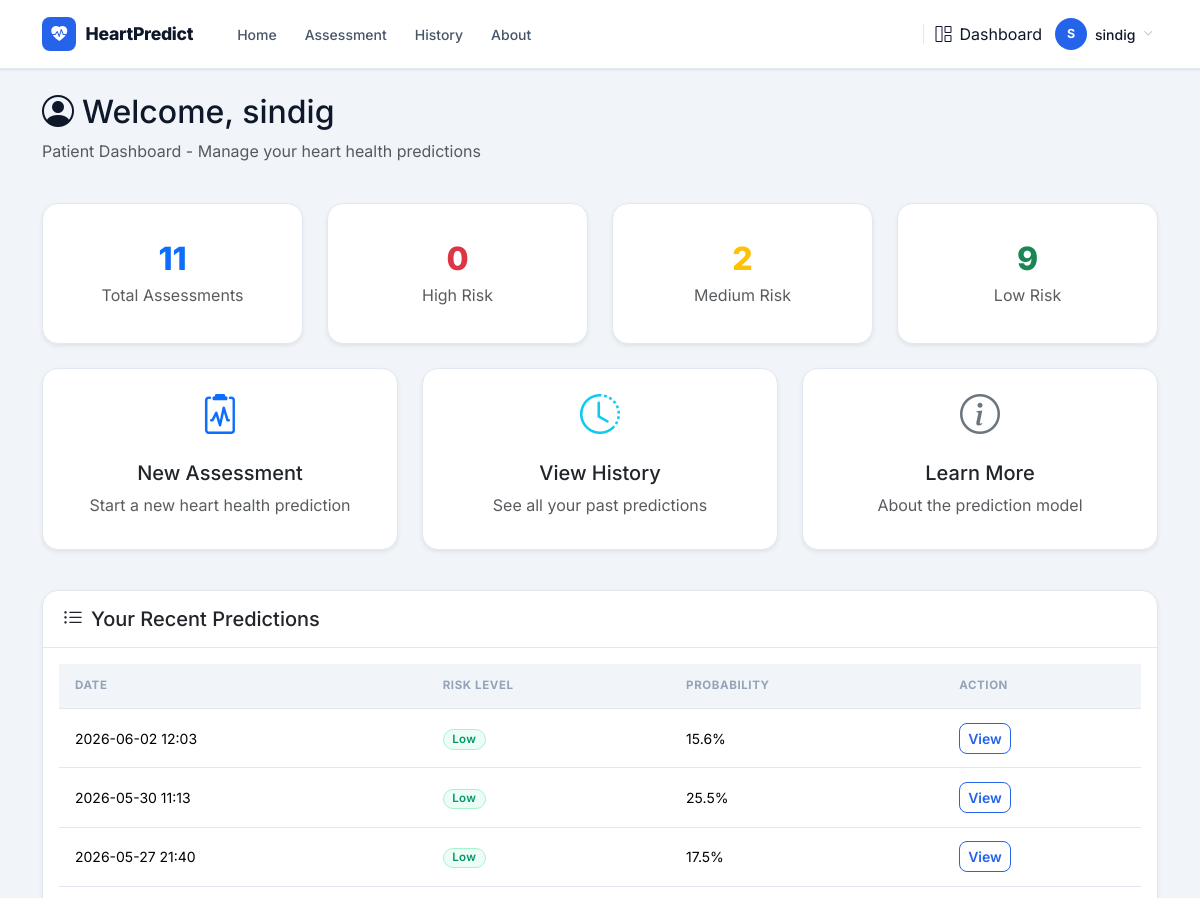
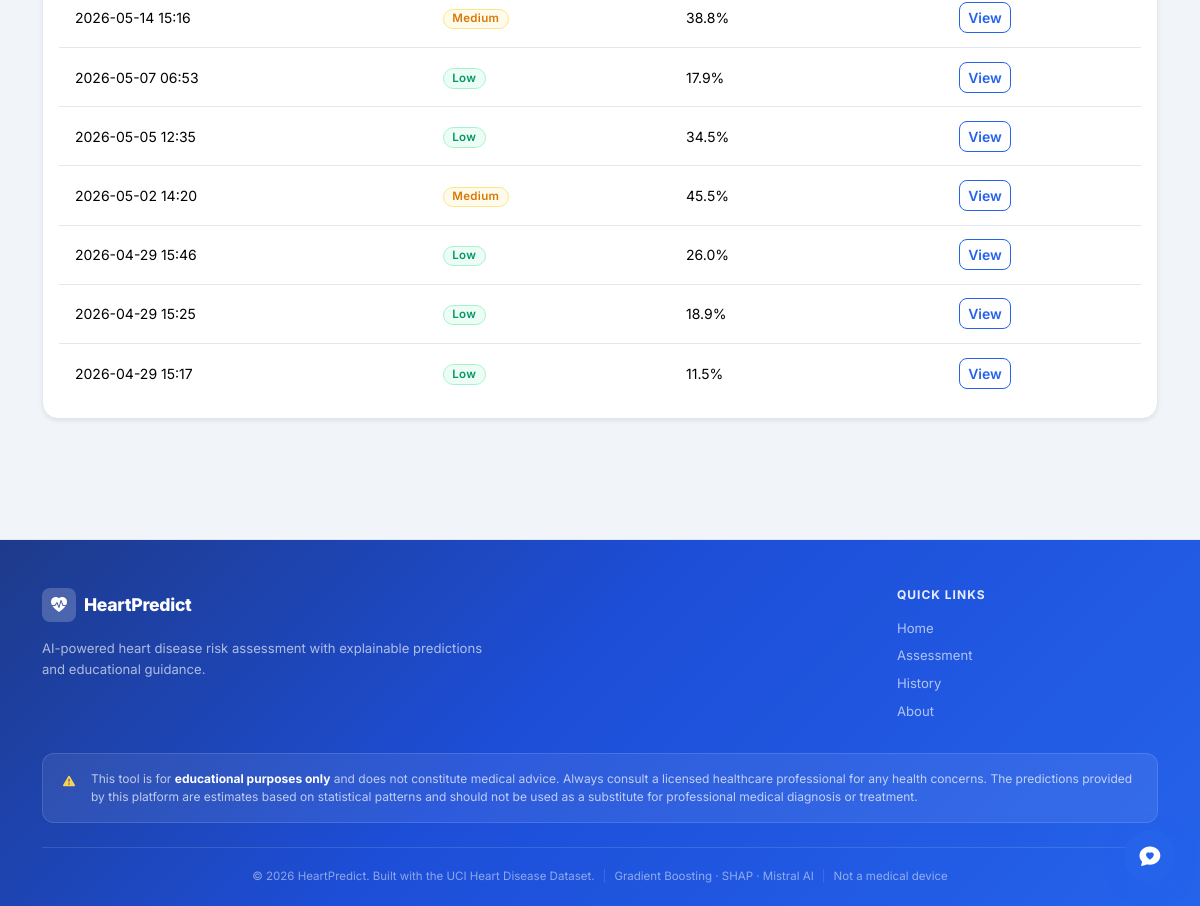
Before: /dashboard/user (signed in) with the older database file (2 pictures, top to bottom).
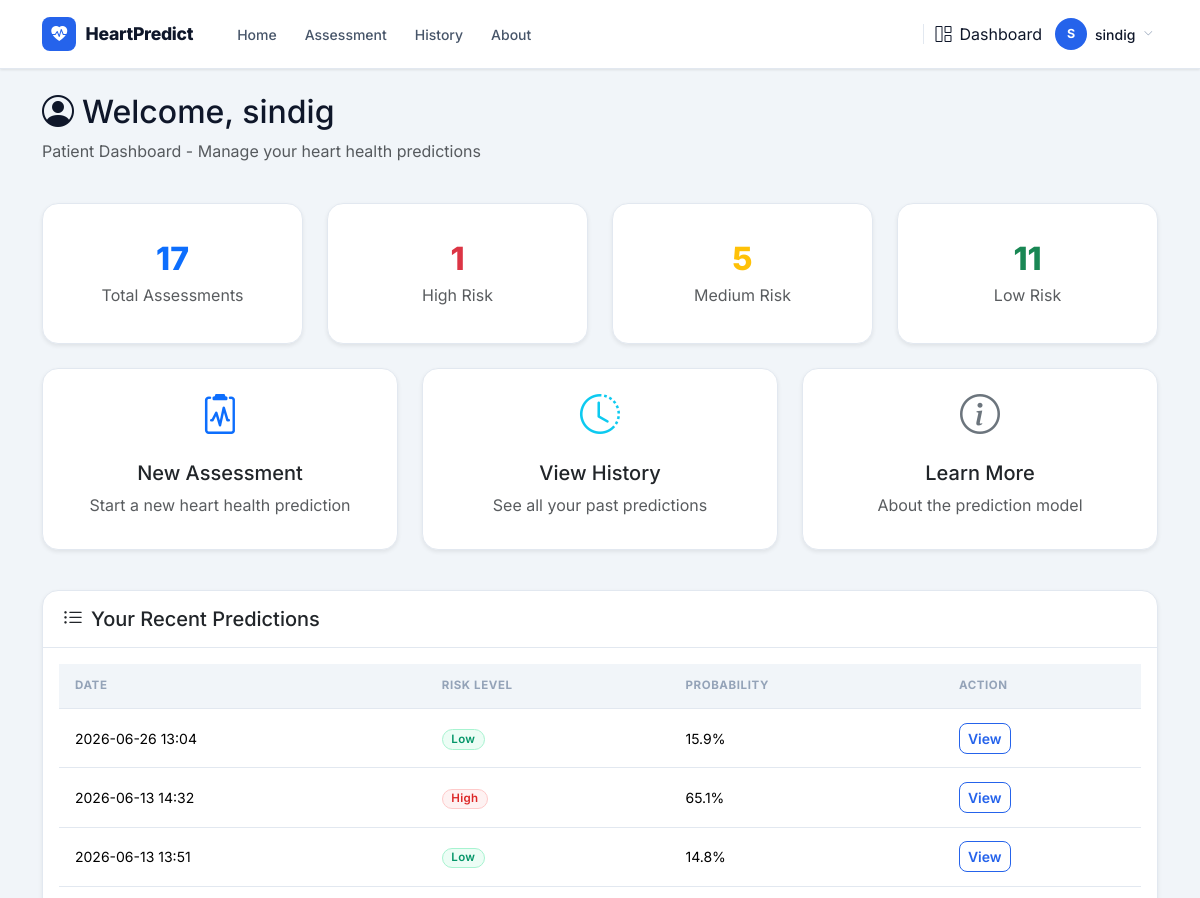
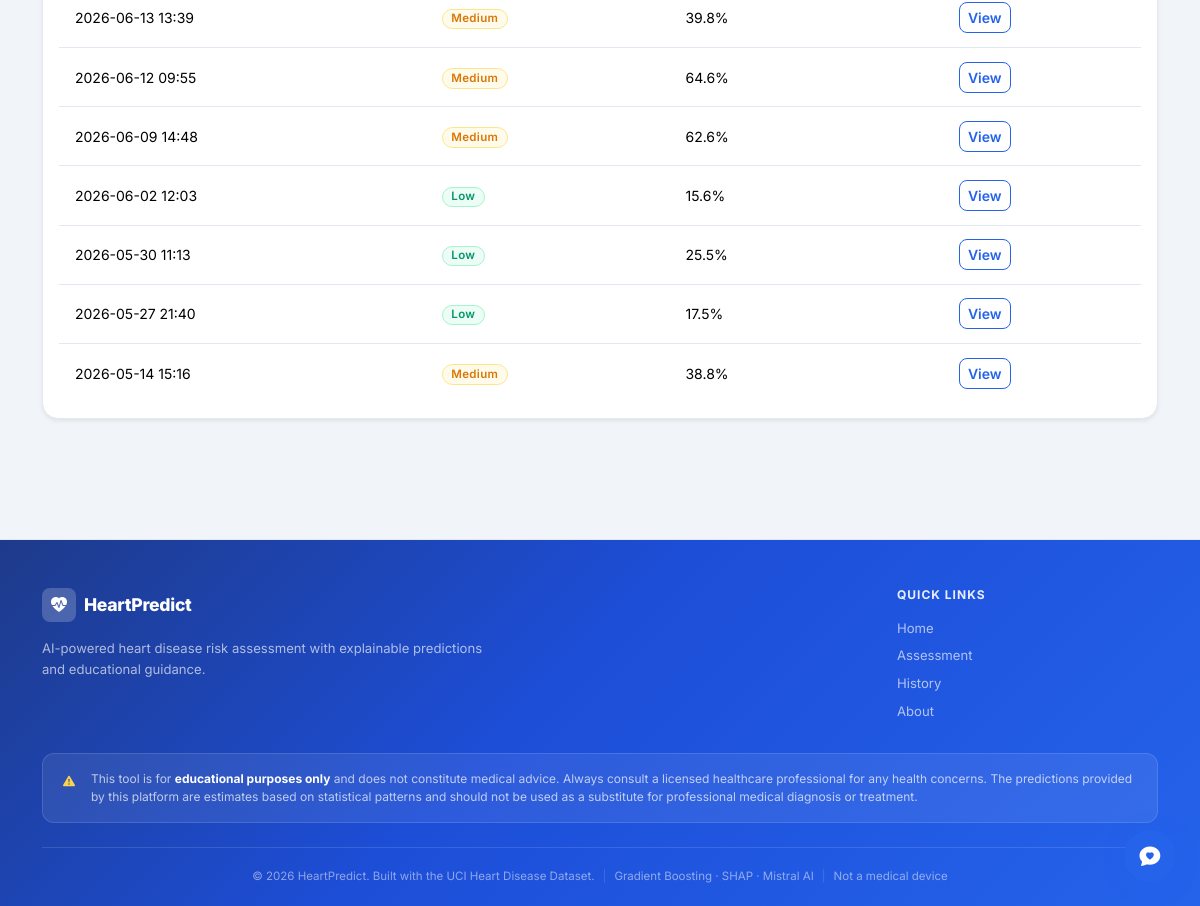
After: the same page with the newer database file (2 pictures, top to bottom).
### models.py (models this page shows)
class Prediction(db.Model):
    __tablename__ = "predictions"
    id           = db.Column(db.Integer, primary_key=True)
    user_id      = db.Column(db.Integer, db.ForeignKey('users.id'), nullable=True)
    created_at   = db.Column(db.DateTime, default=datetime.utcnow)
    input_data   = db.Column(db.Text, nullable=False)
    prediction   = db.Column(db.Integer, nullable=False)
    probability  = db.Column(db.Float, nullable=False)
    risk_level   = db.Column(db.String(20), nullable=False)
    def to_dict(self):
        import json
        return {
            "id":          self.id,
            "created_at":  self.created_at.strftime("%Y-%m-%d %H:%M"),
            "input_data":  json.loads(self.input_data),
            "prediction":  self.prediction,
            "probability": round(self.probability * 100, 1),
            "risk_level":  self.risk_level,
        }

### dashboard_routes.py (the view)
@dashboard.route('/user')
@login_required
@role_required('user')
def user_dashboard():
    from models import Prediction
    records = Prediction.query.filter_by(user_id=current_user.id).order_by(Prediction.created_at.desc()).all()
    stats = {
        'total': len(records),
        'high_risk': sum(1 for r in records if r.risk_level == 'High'),
        'medium_risk': sum(1 for r in records if r.risk_level == 'Medium'),
        'low_risk': sum(1 for r in records if r.risk_level == 'Low'),
    }
    return render_template('dashboard/user_dashboard.html', records=[r.to_dict() for r in records], stats=stats)

### app.py (called while the page is built)
@app.context_processor
def inject_now():
    from datetime import datetime
    return {"now": datetime.now}

### auth.py (called while the page is built)
@login_manager.user_loader
def load_user(user_id):
    from models import User
    return User.query.get(int(user_id))

### templates/dashboard/user_dashboard.html (shortened to what the changed rows need)
{% extends "base.html" %}
{% block content %}
<div class="container py-4">
  <div class="row mb-4">
    <div class="col">
      <h2><i class="bi bi-person-circle me-2"></i>Welcome, {{ current_user.username }}</h2>
    </div>
  </div>
  <div class="row mb-4">
    <div class="col-md-3" data-aos="fade-up" data-aos-delay="0">
      <div class="card text-center border-0 shadow-sm stat-card">
        <div class="card-body">
          <div class="stat-number text-primary">{{ stats.total }}</div>
          <p class="text-muted mb-0">Total Assessments</p>
        </div>
      </div>
    </div>
    <div class="col-md-3" data-aos="fade-up" data-aos-delay="50">
      <div class="card text-center border-0 shadow-sm stat-card">
        <div class="card-body">
          <div class="stat-number text-danger">{{ stats.high_risk }}</div>
          <p class="text-muted mb-0">High Risk</p>
        </div>
      </div>
    </div>
    <div class="col-md-3" data-aos="fade-up" data-aos-delay="100">
      <div class="card text-center border-0 shadow-sm stat-card">
        <div class="card-body">
          <div class="stat-number text-warning">{{ stats.medium_risk }}</div>
          <p class="text-muted mb-0">Medium Risk</p>
        </div>
      </div>
    </div>
    <div class="col-md-3" data-aos="fade-up" data-aos-delay="150">
      <div class="card text-center border-0 shadow-sm stat-card">
        <div class="card-body">
          <div class="stat-number text-success">{{ stats.low_risk }}</div>
          <p class="text-muted mb-0">Low Risk</p>
        </div>
      </div>
    </div>
  </div>
  <div class="row mt-4">
    <div class="col">
      <div class="card border-0 shadow-sm">
        <div class="card-body">
          {% if records %}
          <div class="table-responsive">
            <table class="table table-hover">
              <thead>
                <tr>
                  <th>Date</th>
                  <th>Risk Level</th>
                  <th>Probability</th>
                  <th>Action</th>
                </tr>
              </thead>
              <tbody>
                {% for record in records[:10] %}
                <tr>
                  <td>{{ record.created_at }}</td>
                  <td><span class="badge risk-{{ record.risk_level }}">{{ record.risk_level }}</span></td>
                  <td>{{ record.probability }}%</td>
                  <td>
                    <button class="btn btn-sm btn-outline-primary view-prediction-btn"
                            data-prediction-id="{{ record.id }}"
                            data-bs-toggle="modal"
                            data-bs-target="#predictionModal">
                      View
                    </button>
                  </td>
                </tr>
                {% endfor %}
              </tbody>
            </table>
          </div>
          {% else %}
          <p class="text-muted text-center py-4 mb-0">No predictions yet. <a href="{{ url_for('predict') }}">Start your first assessment</a></p>
          {% endif %}
        </div>
      </div>
    </div>
  </div>
</div>
{% endblock %}

Changed rows visible on the page:
no longer on this page (row unchanged): Prediction: created_at "2026-05-07 06:53", risk_level "Low", probability "17.9"
no longer on this page (row unchanged): Prediction: created_at "2026-05-05 12:35", risk_level "Low", probability "34.5"
no longer on this page (row unchanged): Prediction: created_at "2026-05-02 14:20", risk_level "Medium", probability "45.5"
no longer on this page (row unchanged): Prediction: created_at "2026-04-29 15:46", risk_level "Low", probability "26.0"
no longer on this page (row unchanged): Prediction: created_at "2026-04-29 15:25", risk_level "Low", probability "18.9"
no longer on this page (row unchanged): Prediction: created_at "2026-04-29 15:17", risk_level "Low", probability "11.5"
added Prediction: created_at "2026-06-26 13:04", risk_level "Low", probability "15.9"
added Prediction: created_at "2026-06-13 14:32", risk_level "High", probability "65.1"
added Prediction: created_at "2026-06-13 13:51", risk_level "Low", probability "14.8"
added Prediction: created_at "2026-06-13 13:39", risk_level "Medium", probability "39.8"
added Prediction: created_at "2026-06-12 09:55", risk_level "Medium", probability "64.6"
added Prediction: created_at "2026-06-09 14:48", risk_level "Medium", probability "62.6"
Other visible differences:
{{ stats.total }}: "11" → "17"
{{ stats.high_risk }}: "0" → "1"
{{ stats.medium_risk }}: "2" → "5"
{{ stats.low_risk }}: "9" → "11"
